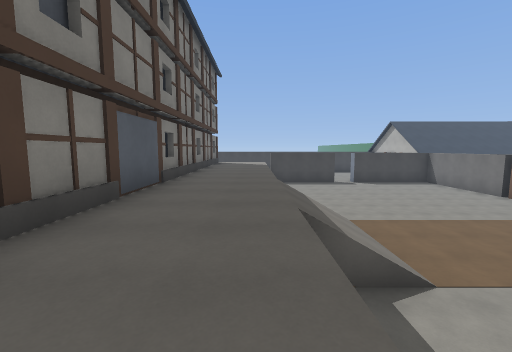
view 1 (above)

17 first-person views from a walk through a 3-D level made in the Godot game engine. The camera is 1.4 m above the floor, tilts 6° down and sees 90° across. The floor is counted in squares, 2 m on a side. Each view is taken from the middle of a square. On the plan, view 1 faces up. The plan holds only what a view shows up to about 9 squares ahead; the rest is blank. The place goes on beyond the plan. Characters and animated objects are left out. Surface patterns are stand-ins for the level's own textures.

view 2
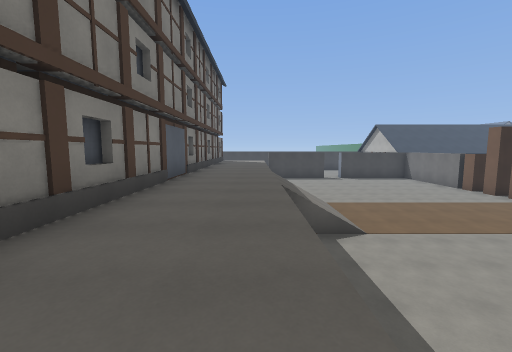

view 3
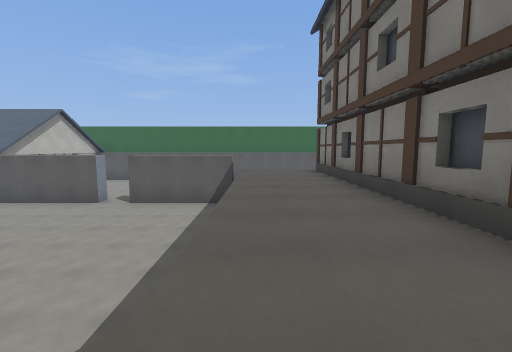

view 4
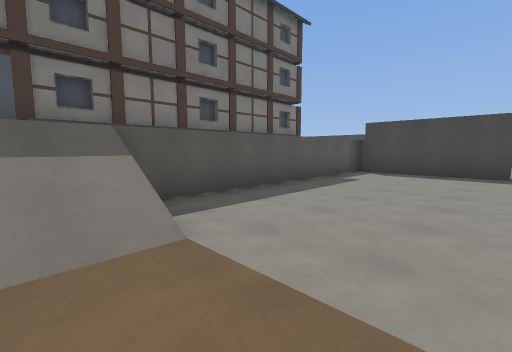

view 5
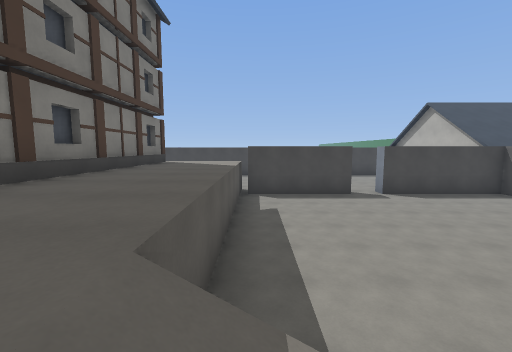

view 6
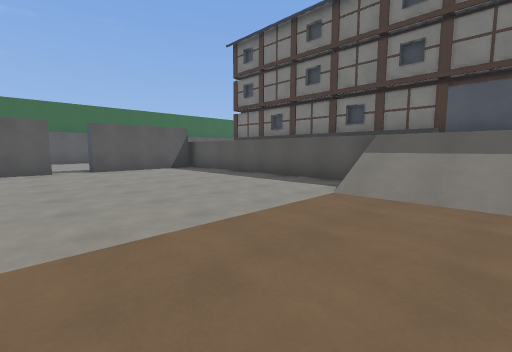

view 7
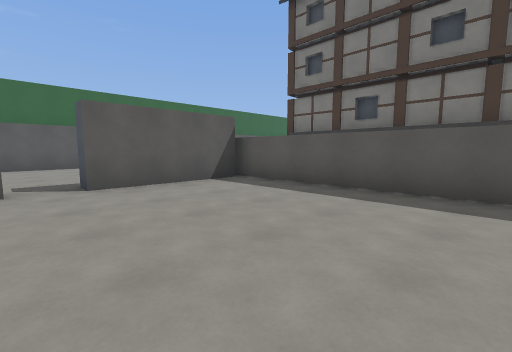

view 8
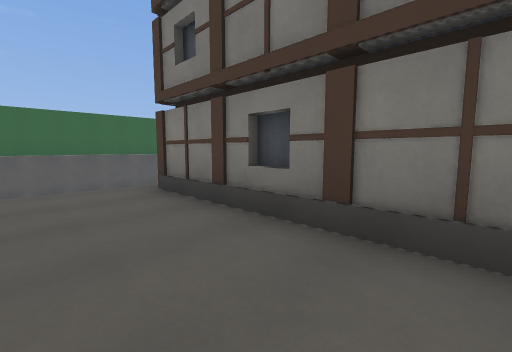

view 9
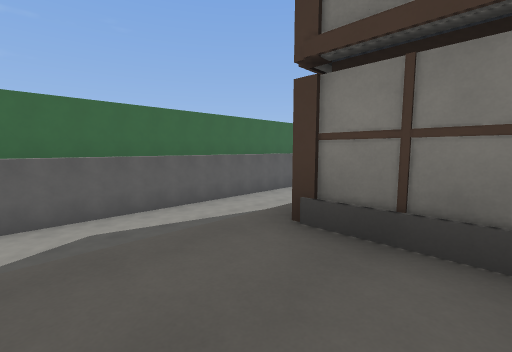

view 10
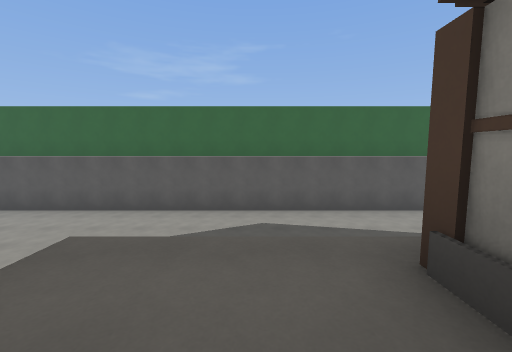

view 11
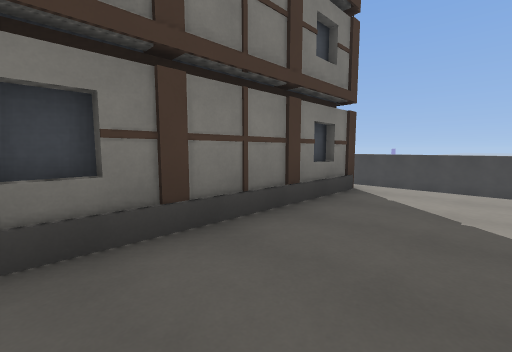

view 12
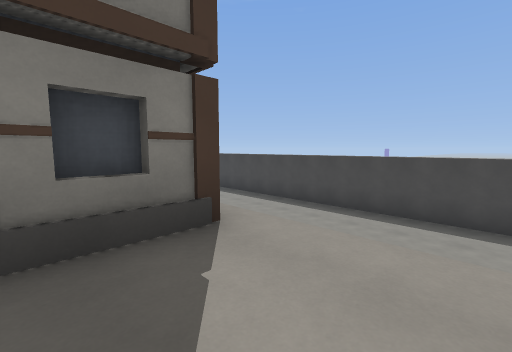

view 13
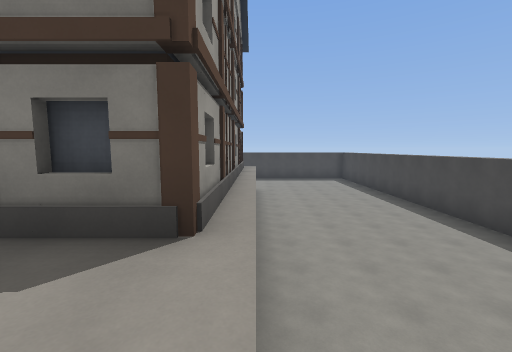

view 14
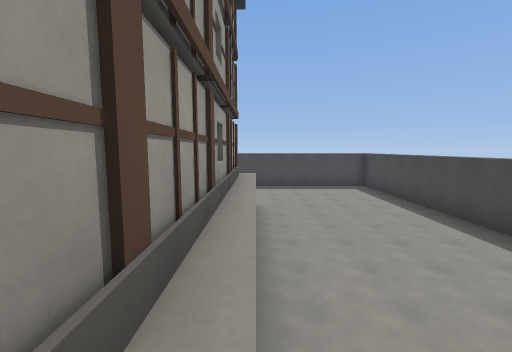

view 15
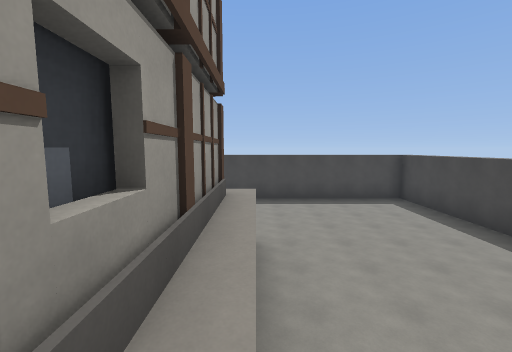

view 16
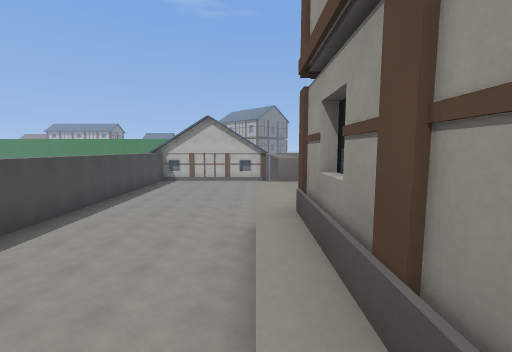

view 17
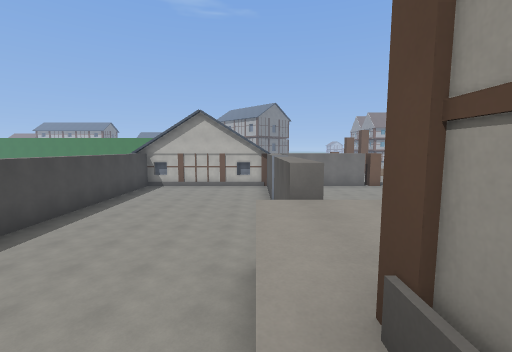

### Floor plan
Key: @ floor where view 1 was taken; # wall or solid block; x gap in a wall; . main floor; : floor 2 m higher than the main floor; / step, stairs or slope; D closed door.
Columns run from 15 left of view 1 to 6 right of it. Each row starts with its distance up from view 1.
 19 ######################
 18 #....................
 17 #....................
 16 #....................
 15 #....///////////.....
 14 #...////////////    #
 13 #    #########::######
 12              #::......
 11              #::......
 10              #::......
  9              #::......
  8              #::......
  7             ##::......
  6             #/:://....
  5             #D:://....
  4              D:://....
  3              D:://....
  2              #::......
  1              #::......
  0              #:@......
 -1             ##::......
 -2             #/::......
 -3             ##::......
 -4              #::###x##
 -5              ..    ..
 -6                    ..
 -7                   ...
 -8         .............
 -9         .............
-10          #############

Positions as (right, up) in squares from view 1, and headings:
1: (0, 0), facing up
2: (0, -2), facing up
3: (0, 4), facing down
4: (4, 5), facing up-left
5: (1, 5), facing up
6: (6, 5), facing down-left
7: (5, 1), facing down-left
8: (0, 0), facing down-left
9: (0, -3), facing down-left
10: (-1, -3), facing down
11: (0, 9), facing up-left
12: (0, 12), facing up-left
13: (0, 14), facing left
14: (-3, 14), facing left
15: (-6, 14), facing left
16: (-5, 14), facing right
17: (-3, 14), facing right
